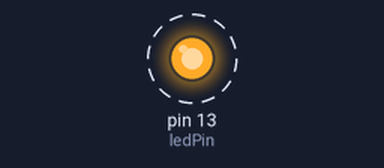
The sketch below on a simulated Arduino Uno, built with avr-gcc and run on an emulated ATmega328P. Parts: output pins drawn as LEDs (lit = HIGH). Dashed ring = blinking. What the sketch prints to the serial monitor is not drawn.

Above: at 0.2 s.
Timing chart, 0 to 3.0 s (numbered marks = the images above):
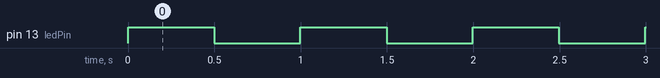

The sketch:

interrupts.ino
```cpp
/* Arduino 101: timer and interrupts
   1: Timer1 compare match interrupt example
   more infos: http://www.letmakerobots.com/node/28278
   created by RobotFreak
*/
#define ledPin 13


void setup()
{
  Serial.begin(9600);
  pinMode(ledPin, OUTPUT);

  // initialize timer1
  noInterrupts();           // disable all interrupts
  TCCR1A = 0;
  TCCR1B = 0;
  TCNT1  = 0;

  OCR1A = 31200;            // compare match register 16MHz/256/2Hz
  TCCR1B |= (1 << WGM12);   // CTC mode
  TCCR1B |= (1 << CS12);    // 256 prescaler
  TIMSK1 |= (1 << OCIE1A);  // enable timer compare interrupt
  interrupts();             // enable all interrupts

}

ISR(TIMER1_COMPA_vect)          // timer compare interrupt service routine
{
  Serial.println("hello");
  digitalWrite(ledPin, digitalRead(ledPin) ^ 1);   // toggle LED pin
}

void loop()
{
  // your program here...
}
```

Measured:
- by itself, pin 13 (ledPin): alternates HIGH for 0.50 s and LOW for 0.50 s
